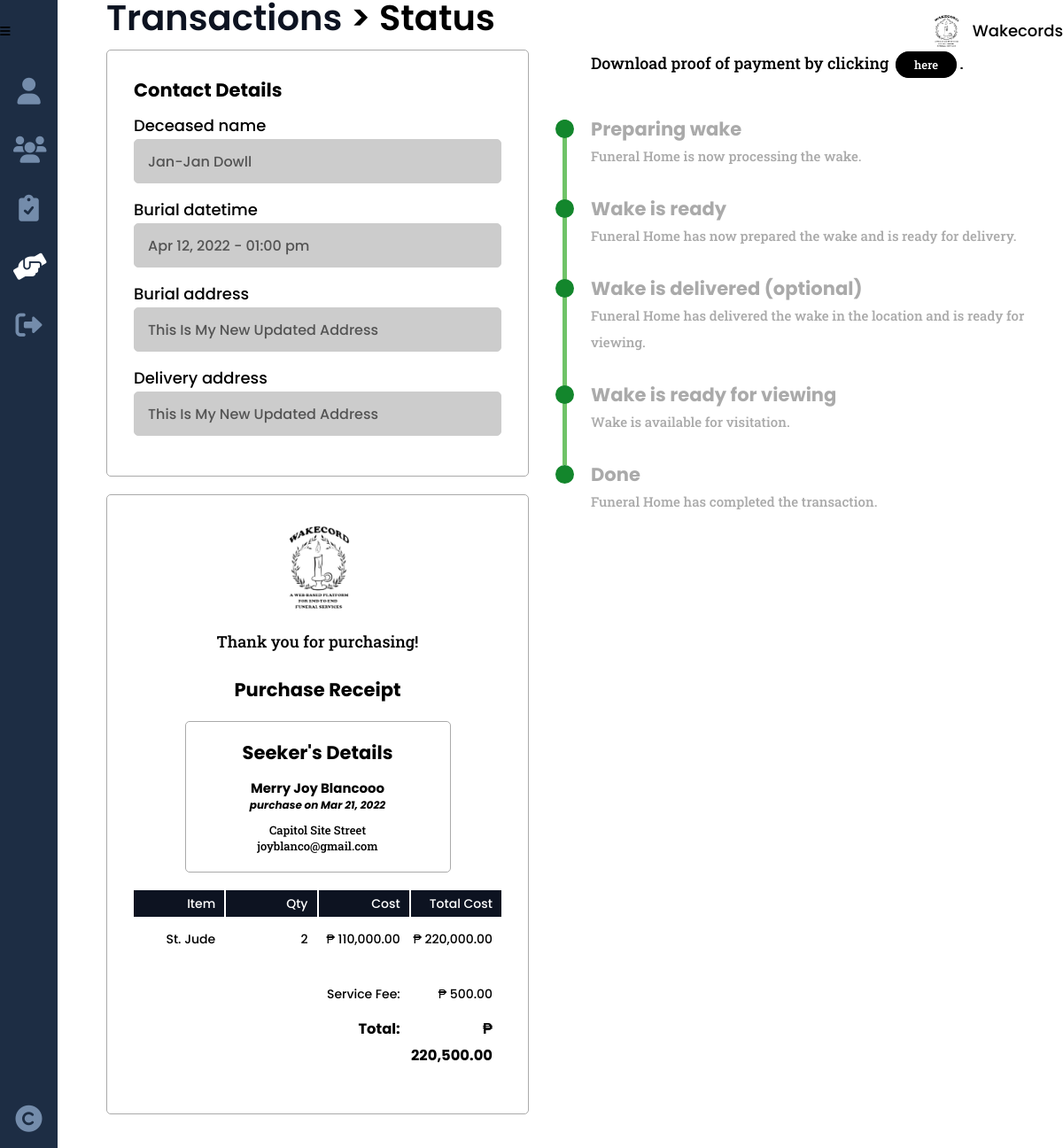
The page /status.php?purchaseid=10 on the database its author committed.
### tables this page shows
CREATE TABLE `details` (
  `purchase_id` int(8) NOT NULL,
  `deceased_name` varchar(25) DEFAULT NULL,
  `burial_datetime` datetime DEFAULT NULL,
  `burial_add` varchar(100) DEFAULT NULL,
  `delivery_add` varchar(100) DEFAULT NULL,
  `delivery_date` date DEFAULT NULL,
  `msg_ribbon` varchar(200) DEFAULT NULL,
  `msg_headstone` varchar(200) DEFAULT NULL,
  `birth_date` date DEFAULT NULL,
  `death_date` date DEFAULT NULL,
  `delivery_datetime` datetime DEFAULT NULL,
  `num_pax` int(4) DEFAULT NULL,
  `cemetery_add` varchar(100) DEFAULT NULL
);

CREATE TABLE `purchase` (
  `purchase_id` int(8) NOT NULL,
  `seeker_id` int(8) NOT NULL,
  `service_id` int(8) NOT NULL,
  `purchase_total` decimal(9,2) NOT NULL,
  `purchase_qty` int(2) NOT NULL,
  `purchase_date` date NOT NULL,
  `purchase_status` varchar(15) NOT NULL,
  `purchase_progress` int(2) NOT NULL
);

CREATE TABLE `seeker` (
  `seeker_id` int(8) NOT NULL,
  `seeker_fname` varchar(25) NOT NULL,
  `seeker_mi` char(1) DEFAULT NULL,
  `seeker_lname` varchar(25) NOT NULL,
  `seeker_address` varchar(100) DEFAULT NULL,
  `seeker_phone` varchar(11) DEFAULT NULL,
  `seeker_status` varchar(10) DEFAULT NULL,
  `seeker_email` varchar(50) NOT NULL,
  `seeker_pass` varchar(100) NOT NULL
);

CREATE TABLE `funeral` (
  `service_id` int(8) NOT NULL,
  `funeral_name` varchar(50) NOT NULL,
  `funeral_type` varchar(20) NOT NULL
);

CREATE TABLE `services` (
  `service_id` int(8) NOT NULL,
  `provider_id` int(8) NOT NULL,
  `service_type` varchar(20) NOT NULL,
  `service_desc` varchar(500) NOT NULL,
  `service_cost` decimal(9,2) NOT NULL,
  `service_qty` int(2) NOT NULL,
  `service_img` varchar(100) NOT NULL,
  `service_status` varchar(10) NOT NULL
);

### others/db.php (called while the page is built, shortened)
<?php
	class DB
	{
		static $hostname = "localhost";
		static $dbname = "wakecords";
		static $username  = "root";
		static $password = "";
		public static function query($sql, $params=array(), $transactType)
		{
			$rows = array();
			try
			{
				$db = new PDO("mysql:host=". self::$hostname ."; dbname=". self::$dbname,  self::$username,  self::$password);
				$db->setAttribute(PDO::ATTR_ERRMODE, PDO::ERRMODE_EXCEPTION);
				$cmd = $db->prepare($sql);
				$cmd->execute($params);
				if($transactType == "READ")
					$rows = $cmd->fetchAll();
				else
					$rows = $db->lastInsertId();
			}
			catch(PDOException $e)
			{
				echo $e->getMessage();
			}
			return $rows;
		}
	}

### others/functions.php (called while the page is built, shortened)
<?php
	require_once("others/db.php");
	function purchase_progress($status, $num){
		return ($status >= $num) ? 'done':'';
	}
	function read($table, $attr=[], $data=[]){
		if(count($attr) == 1){
			return DB::query("SELECT * FROM ".$table." WHERE ".$attr[0]."=?", array($data[0]), "READ");
		}
	}

### status.php (the view, shortened to what this page needs)
<?php
	include("others/functions.php");
	include("others/head.php");
?>
<body>
	<div class="container">
		<?php include("others/header.php"); ?>
		<div class="banner">
			<?php
			include("others/sidebar.php"); ?>
			<section class="banner-con">
				<div class="wrapper">
					<div class="banner-div">
						<?php
						if(isset($_SESSION['seeker'])){
							echo "<h2><a href='purchase.php'>Purchase</a> <span>> Status</span></h2>";
						}
						else {
							echo "<h2><a href='purchase.php'>Transactions</a> <span>> Status</span></h2>";
						}
						?>
						<div class="order-con">
							<div class="order-info">
								<?php
								$purchase = DB::query("SELECT * FROM purchase p JOIN seeker see ON p.seeker_id = see.seeker_id JOIN services ser ON p.service_id = ser.service_id WHERE purchase_id = ?", array($_GET['purchaseid']), "READ");
								$purchase = $purchase[0];
								$service = read($purchase['service_type'], ["service_id"], [$purchase['service_id']]);
								$service = $service[0];
								$details = read("details", ["purchase_id"], [$purchase['purchase_id']]);
								$details = $details[0];
								$total = $purchase['purchase_total'] + 500;
								?>
								<div class="additional-info card">
									<h3><?php echo (isset($_SESSION['seeker'])) ? "Additional":"Contact"; ?> Details</h3>
									<?php
									switch($purchase['service_type']){
										case "funeral":
											echo "
											<label>Deceased name</label>
											<input type='text' disabled value='".$details['deceased_name']."'>
											<label>Burial datetime</label>
											<input type='text' disabled value='".date("M j, Y - h:i a", strtotime($details['burial_datetime']))."'>
											<label>Burial address</label>
											<input type='text' disabled value='".$details['burial_add']."'>
											<label>Delivery address</label>
											<input type='text' disabled value='".$details['delivery_add']."'>
											";
											break;
									}
									?>
								</div>
								<div class="receipt card">
									<figure>
										<img src="images/main-logo.png" alt="">
									</figure>
									<p>Thank you for purchasing!</p>
									<h3>Purchase Receipt</h3>
									<div class="receipt-details">
										<?php
										echo "
										<h3>Seeker's Details</h3>
										<h5>".$purchase['seeker_fname']." ".$purchase['seeker_lname']." <em>purchase on ".date("M j, Y", strtotime($purchase['purchase_date']))."</em></h5>
										<p></p>
										<p>".$purchase['seeker_address']."</p>
										<p>".$purchase['seeker_email']."</p>
										";
										?>
									</div>
									<div class="table">
										<ul class='head'>
											<li>Item</li>
											<li>Qty</li>
											<li>Cost</li>
											<li>Total Cost</li>
										</ul>
										<?php
										echo "
										<ul>
											<li>".$service[1]."</li>
											<li>".$purchase['purchase_qty']."</li>
											<li>₱ ".number_format($purchase['service_cost'],2,'.',',')."</li>
											<li>₱ ".number_format($purchase['purchase_total'],2,'.',',')."</li>
										</ul>
										";
										?>
										<div class="hr full-width"></div>
										<ul>
											<li></li>
											<li></li>
											<li>Service Fee:</li>
											<li>₱ 500.00</li>
										</ul>
										<ul>
											<li></li>
											<li></li>
											<li><h3>Total:</h3></li>
											<li><h3>₱ <?php echo number_format($total,2,'.',',');?></h3></li>
										</ul>
									</div>
								</div>
							</div>
							<div class='order_status'>
								<?php
								$payout = read("payout", ["purchase_id"], [$_GET['purchaseid']]);
								if(count($payout)>0 && !isset($_SESSION['seeker'])){
									$payout = $payout[0];
									echo "
									<p>Download proof of payment by clicking <a href='images/admins/payout/{$payout['payout_image']}' download='payment_proof_{$payout['purchase_id']}' class='status'>here</a>.</p>
									";
								}
								if($purchase['service_type'] == 'funeral'){ ?>
								<div class='<?php echo purchase_progress($purchase['purchase_progress'], 1); ?>'>
									<h3>Preparing wake</h3>
									<p>Funeral Home is now processing the wake.</p>
								</div>
								<div class='<?php echo purchase_progress($purchase['purchase_progress'], 2); ?>'>
									<h3>Wake is ready</h3>
									<p>Funeral Home has now prepared the wake and is ready for delivery.</p>
								</div>
								<div class='<?php echo purchase_progress($purchase['purchase_progress'], 3); ?>'>
									<h3>Wake is delivered (optional)</h3>
									<p>Funeral Home has delivered the wake in the location and is ready for viewing.</p>
								</div>
								<div class='<?php echo purchase_progress($purchase['purchase_progress'], 4); ?>'>
									<h3>Wake is ready for viewing</h3>
									<p>Wake is available for visitation.</p>
								</div>
								<div class='<?php echo purchase_progress($purchase['purchase_progress'], 5); ?>'>
									<h3>Done</h3>
									<p>Funeral Home has completed the transaction.</p>
								</div>
								<?php } ?>
							</div>
						</div>
					</div>
				</div>
			</section>
		</div>
	</div>
</body>
</html>

### css/style.css (style rules this page uses)
:root { --dark-blue:#0d1321; --light-blue:#1d2d44; --pale-blue:#3e5c76; --light-gray:#748cab; --gray: #ccc; --peach:#f0ebd8; --header-height:70px; --red: hsl(0,100%,40%); --green: hsl(133, 75%, 30%); --blue: hsl(180, 75%, 40%); --em-1: 1em; --rem-1: 1rem; }
* { padding:0;margin:0;box-sizing:border-box;resize:none;outline:none;border:none;text-decoration:none;list-style:none; }
body { font:500 18px/30px Poppins,sans-serif; }
.wrapper { width:90%;margin:0 auto 0 120px;padding-bottom:var(--size-8); }
section, main { padding:100px 0;background:#fff; }
.hr { width:50%;height:2px;background:var(--light-gray);margin-bottom:40px; }
.hr.full-width { width:95%;background:var(--gray-5); }
h1,h2 { line-height:100%;margin-bottom:40px;position:relative; }
h2 { margin-bottom:var(--rem-1); }
h3 { margin-bottom:10px;position:relative; }
h2 { font-size:40px;font-weight:600; }
h2 a { display:inline-block;position:relative;color:var(--dark-blue); }
h2 a:after { content:"";position:absolute;width:100%;transform:scaleX(0);height:2px;bottom:0;left:0;background-color:var(--light-blue);transform-origin:bottom right;transition:transform 0.25s ease-out; }
p { font-family:Roboto Slab,serif;margin-bottom:25px; }
input, input:not([type="checkbox"]):not([type="radio"]), textarea, select { display:block;width:100%;height:50px;border-radius:5px;padding-inline:15px;font:500 16px/30px Poppins,sans-serif;resize:none;border:1px solid var(--gray);margin-bottom:15px; }
input:disabled, input.readonly { background-color:var(--gray); }
.card { background:var(--gray-5);width:auto;min-height:300px;padding:70px 40px;border-radius:5px;margin:0 25px; }
.banner-con { width:100%;padding:0; }
.banner-div { height:100%;padding-top:var(--size-11);position:relative;margin-bottom:var(--em-1); }
.banner-div h2 span { font-size:var(--size-5); }
.status { padding:5px 20px;border-radius:15px;background:#000;color:#fff;border:1px solid #000;font-size:13px;margin:3px; }
.banner-div ul { display:flex;margin-bottom:var(--size-5);flex-wrap:wrap; }
.order-con { display:flex;justify-content:space-between;column-gap:20px; }
.order-info { width:45%; }
.receipt, .additional-info { width:100%;text-align:center;margin:0 0 20px;padding:30px;background:none;border:1px solid #aaa;box-shadow:var(--shadow-4); }
.receipt figure { width:100px;height:100px;margin-inline:auto;margin-bottom:20px; }
.receipt figure img { width:100%; }
.receipt-details { border:1px solid #aaa;box-shadow:var(--shadow-4);padding:20px;width:300px;max-width:100%;border-radius:5px;margin-inline:auto;margin-block:20px; }
.receipt-details h5 em { font-size:12px;line-height:18px;display:block;margin:-5px 0 10px; }
.receipt-details p { font-size:13px;margin:0;line-height:18px; }
.additional-info { text-align:left;position:relative; }
.additional-info label { display:block; }
.additional-info input { border:1px solid #aaa;box-shadow:var(--shadow-4); }
.table ul { display:flex;justify-content:space-between;column-gap:2px;flex-wrap:nowrap;margin-bottom:10px;text-align:right; }
.table ul li { width:25%;padding-right:10px;font-size:14px; }
.table ul.head li { background-color:var(--dark-blue);color:#fff; }
.table .hr.full-width { width:100%;margin-bottom:20px; }
.order_status { padding:var(--size-7) 0 0;width:55%; }
.order_status div, .order_status > p { min-height:50px;position:relative;padding:0 0 30px 50px; }
.order_status > p { padding:0 0 0 50px; }
.order_status div h3 { margin:0; }
.order_status div p { margin:0;font-size:15px; }
.order_status div:before, .order_status div:after { content:"";width:21px;height:21px;background:#bbb;position:absolute;top:4px;left:10px;border-radius:50%; }
.order_status div.done:before { background:var(--green);z-index:1; }
.order_status div.done:after { background:rgba(75,181,67,.8); }
.order_status div:after { width:5px;height:100%;left:18px;border-radius:0; }
.order_status div:last-child:after { display:none; }
.order_status div.done { color:#aaa; }

### rows shown on the page
details: deceased_name "Jan-Jan Dowll", burial_datetime "Apr 12, 2022 - 01:00 pm", burial_add "This Is My New Updated Address", delivery_add "This Is My New Updated Address"
purchase: seeker.seeker_fname "Merry Joy", seeker.seeker_lname "Blancooo", purchase_date "Mar 21, 2022", seeker.seeker_address "Capitol Site Street", seeker.seeker_email "joyblanco@gmail.com", purchase_qty "2", service.service_cost "110,000.00", purchase_total "220,000.00", purchase_total "220,500.00"
funeral: funeral_name "St. Jude"
